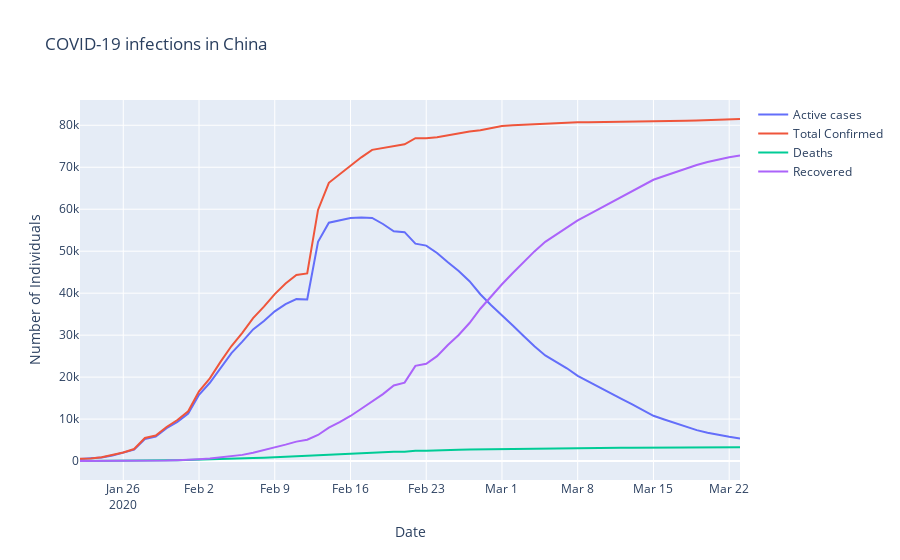

Notebook source saved alongside this figure:
### Code cell
region = 'China'

print('Fatality rate: {:.2f}%'.format(100 *
                                     df[(df['Country/Region'] == region) &
                                        (df['date'] == df['date'].iloc[-1])]['Deaths'].sum() /
                                     df[(df['Country/Region'] == region) &
                                        (df['date'] == df['date'].iloc[-1])]['Confirmed'].sum()))

fig = go.Figure()
fig.add_trace(go.Scatter(
                x=df[df['Country/Region'] == region].groupby('date')['date'].first(),
                y=df[df['Country/Region'] == region].groupby('date')['Active'].sum(),
                name="Active cases"))

fig.add_trace(go.Scatter(
                x=df[df['Country/Region'] == region].groupby('date')['date'].first(),
                y=df[df['Country/Region'] == region].groupby('date')['Confirmed'].sum(),
                name="Total Confirmed"))

fig.add_trace(go.Scatter(
                x=df[df['Country/Region'] == region].groupby('date')['date'].first(),
                y=df[df['Country/Region'] == region].groupby('date')['Deaths'].sum(),
                name="Deaths"))

fig.add_trace(go.Scatter(
                x=df[df['Country/Region'] == region].groupby('date')['date'].first(),
                y=df[df['Country/Region'] == region].groupby('date')['Recovered'].sum(),
                name="Recovered"))

fig.update_layout(title="COVID-19 infections in {}".format(region),
                  xaxis_title="Date",
                  yaxis_title="Number of Individuals")

fig.show()
